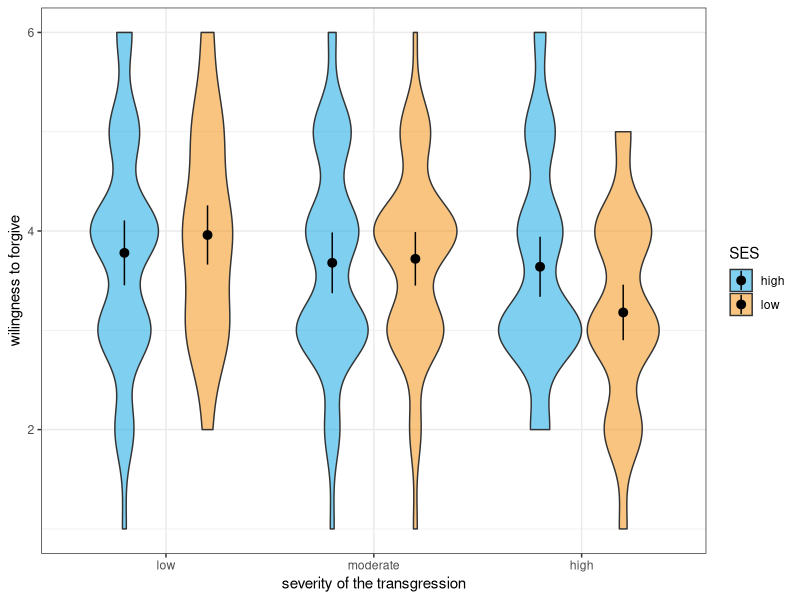
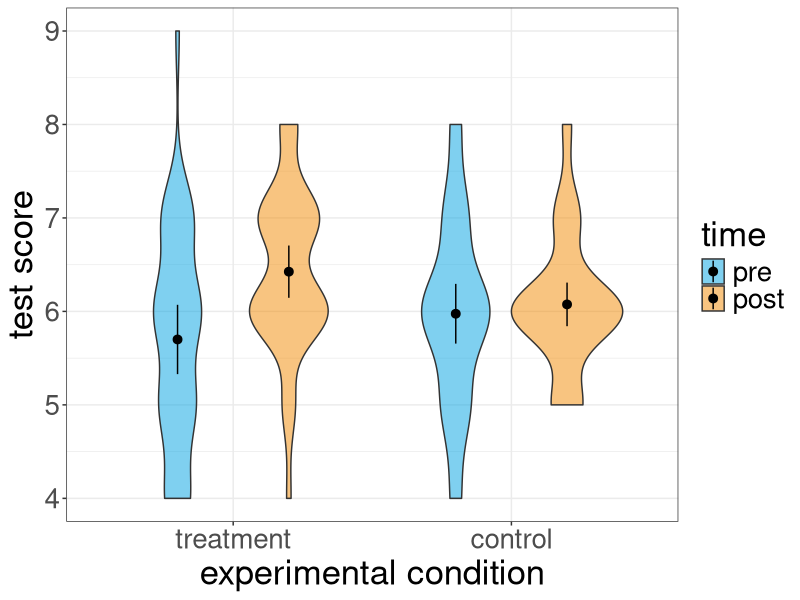

Here is the R script that generated these plots, in order:
## ---- chunk 1
#| eval: true
#| echo: false
suppressMessages(library(MASS))
suppressMessages(library(dplyr))
set.seed(1234)
tmp = mvrnorm(n = 30, mu = c(0.8, 0.5, 0),
              Sigma = matrix(c(1, 0.5, 0.5,
                               0.5, 1, 0.5,
                               0.5,0.5, 1), nrow = 3))
df1 = data.frame(ID = 1:30,
                 difficulty = factor(rep(c('easy', 'moderate', 'hard'), each = 30)),
                 performance = c(tmp[,1], tmp[,2], tmp[,3])) %>% arrange(ID)

head(df1)
## ---- chunk 2
#| eval: true
#| echo: false
suppressMessages(library(afex))

aov1 = aov_ez(id = 'ID', dv = 'performance', within = 'difficulty', data = df1)
aov1
## ---- chunk 3
#| eval: true
#| echo: false
aov1b = aov_ez(id = 'ID', dv = 'performance', 
              within = 'difficulty', data = df1,
              anova_table = list(correction = 'none'))

# return the result of the new ANOVA
aov1b
## ---- chunk 4
#| eval: true
#| echo: false
suppressMessages(library(emmeans))

emmeans(aov1, specs = 'difficulty', 
        contr = 'pairwise', correction = 'tukey')

## ---- chunk 5
#| eval: true
#| echo: false


r = 0.5
set.seed(23456)
tmp = mvrnorm(n = 50, 
              mu = c(1, 0.8, 0.7,
                     1, 0.8, 0.2),
              Sigma = matrix(c(1, r, r, r, r, r,
                               r, 1, r, r, r, r,
                               r, r, 1, r, r, r,
                               r, r, r, 1, r, r,
                               r, r, r, r, 1, r,
                               r, r, r, r, r, 1), nrow = 6))

df2 = data.frame(ID = 1:50,
                 severity = factor(
                   rep(c('low', 'moderate', 'high'), each = 100), 
                   levels = c('low', 'moderate', 'high')),
                 SES = factor(rep(rep(c('high', 'low'), each = 50), 3)),
                 forgive = round((c(tmp[,1], tmp[,4], tmp[,2], tmp[,5], tmp[,3], tmp[,6])+3)))
df2$forgive[df2$forgive > 6] = 6

head(df2)                 
## ---- chunk 6
#| eval: true
#| echo: false

# run a two-factorial within-subjects ANOVA
aov2 = aov_ez(id = 'ID', within = c('severity', 'SES'), 
              data = df2, dv = 'forgive')

# display the ANOVA results
aov2
## ---- chunk 7
#| eval: true
#| echo: false
suppressMessages(library(ggplot2))

QUB_palette = c("#00A1E1", "#F18903")

my_sum_fun = function(x){
  y = mean(x)
  ymin = mean(x) + qt(.025, df = length(x)-1)*sd(x)/sqrt(length(x))
  ymax = mean(x) + qt(.975, df = length(x)-1)*sd(x)/sqrt(length(x))
  return(c(y = y, ymin = ymin, ymax = ymax))
}

ggplot(data = df2, aes(x = severity, y = forgive, fill = SES)) +
  geom_violin(width = 0.8, position = position_dodge(width = 0.8)) + 
  theme_bw() +
  xlab("severity of the transgression") +
  ylab('wilingness to forgive') + 
  scale_fill_manual(values = alpha(QUB_palette, 0.5)) +
  stat_summary_bin(fun.data = my_sum_fun, position = position_dodge(width = 0.8))


## ---- chunk 8
#| eval: true
#| echo: false
# obtain pairwise comparisons for SES for each level of severity
emmeans(aov2, specs = ~ severity|SES, 
        contr = 'pairwise', adjust = 'tukey')
## ---- chunk 9
#| eval: true
#| echo: false
# run pairwise comparisons on the marginal means of severity of transgressions by collapsing across the two levels of SES
emmeans(object = aov2, specs = "severity",
        contr = 'pairwise', adjust ='tukey')
## ---- chunk 10
#| echo: false
#| eval: true
set.seed(1234)
treat = mvrnorm(40, mu = c(0, 0.8),
                Sigma = matrix(c(1, 0.5,
                                 0.5, 1), nrow = 2))
ctrl = mvrnorm(40, mu = c(0, 0),
                Sigma = matrix(c(1, 0.5,
                                 0.5, 1), nrow = 2))

df2 = rbind(data.frame(ID = rep(1:40, 2), cond = 'treatment',
                  time = factor(rep(c('pre', 'post'), each = 40), levels = c("pre", "post")),
                  score = c(treat[,1], treat[,2])),
            data.frame(ID = rep(41:80, 2), cond = 'control', 
                  time = factor(rep(c('pre', 'post'), each = 40), levels = c("pre", "post")),
                  score = c(ctrl[,1], ctrl[,2])))
df2$score = round(df2$score + 6)
df2$cond = factor(df2$cond, levels = c('treatment', 'control'))
head(df2)
## ---- chunk 11
#| eval: true
#| echo: false
ggplot(data = df2, aes(x = cond, y = score, fill = time)) +
  geom_violin(width = 0.8, position = position_dodge(width = 0.8)) + 
  theme_bw() +
  xlab("experimental condition") +
  ylab('test score') + 
  scale_fill_manual(values = alpha(QUB_palette, 0.5)) +
  stat_summary_bin(fun.data = my_sum_fun, position = position_dodge(width = 0.8)) + 
  theme(text = element_text(size = 25))



## ---- chunk 12
#| eval: true
#| echo: false
# run a mixed 2 by 2 ANOVA and save it as an object
aov2 = aov_ez(id = 'ID', between = 'cond',
              within = 'time', dv = 'score',
              data = df2)

# show the results in the console
aov2
## ---- chunk 13
#| eval: true
#| echo: false
# run pairwise comparisons for the between-factor 
# 'cond' for each level of the within-factor 'time'
emmeans(object = aov2, specs = ~ cond | time,
        contr = 'pairwise', adjust = 'none')$contrasts
## ---- chunk 14
#| eval: true
#| echo: false
# run pairwise comparisons for the between-factor 
# 'cond' for each level of the within-factor 'time'
emmeans(object = aov2, specs = ~ time | cond,
        contr = 'pairwise', adjust = 'none')$contrasts
## ---- chunk 15
#| eval: true
#| echo: false
# disentangle the main effect of time
emmeans(object = aov2, specs = 'time',
        contr = 'pairwise', adjust = 'none')
